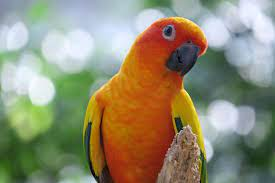
#> input picture data/parrot_example.jpeg, 275 x 183 px; its folder holds only this picture in this run
$ python main.py
#> lines starting #> are read from the running program, lines starting #| are printed output that depends on the picture
import os
from pathlib import Path
from PIL import Image


def flip_resize_image(imagePath, outputFileImage):
#> called with imagePath = 'data/parrot_example.jpeg', outputFileImage = 'data/parrot_example_1.jpg'
    im = Image.open(imagePath)
#> im is the input picture: PIL image 275x183 RGB; mean R, G, B 145.2, 140.5, 114.7
    rotated = im.rotate(90)
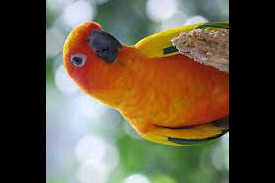
#> rotated: PIL image 275x183 RGB; mean R, G, B 99.6, 87.6, 66.8
    resized = rotated.resize((640, 480))
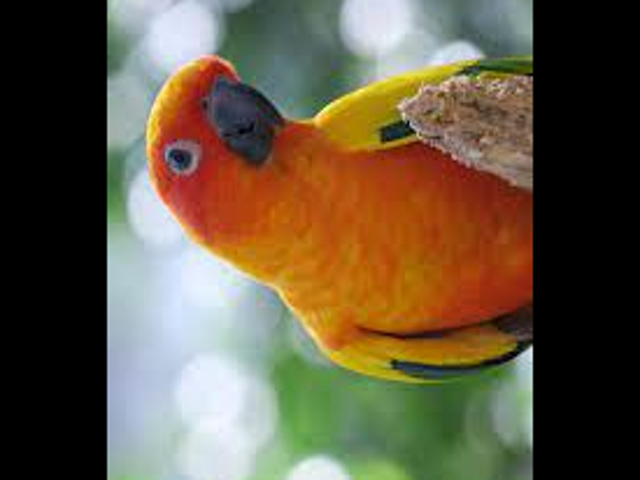
#> resized: PIL image 640x480 RGB; mean R, G, B 99.6, 87.7, 66.9
    resized.save(outputFileImage)
    print("image saved")


imagesPath = os.path.join(Path(os.getcwd()).parent, "data")

def main():
    for pos, item in enumerate(os.listdir(imagesPath)):
        if not (item.endswith("jpg") or item.endswith("jpeg")):
            continue

        imagePath = os.path.join(imagesPath, item)
        imageName, imageExt = os.path.splitext(imagePath)
        outputFileImage = f"{imageName}_{pos+1}.jpg"
        flip_resize_image(imagePath, outputFileImage)

if __name__ == "__main__":
    main()
